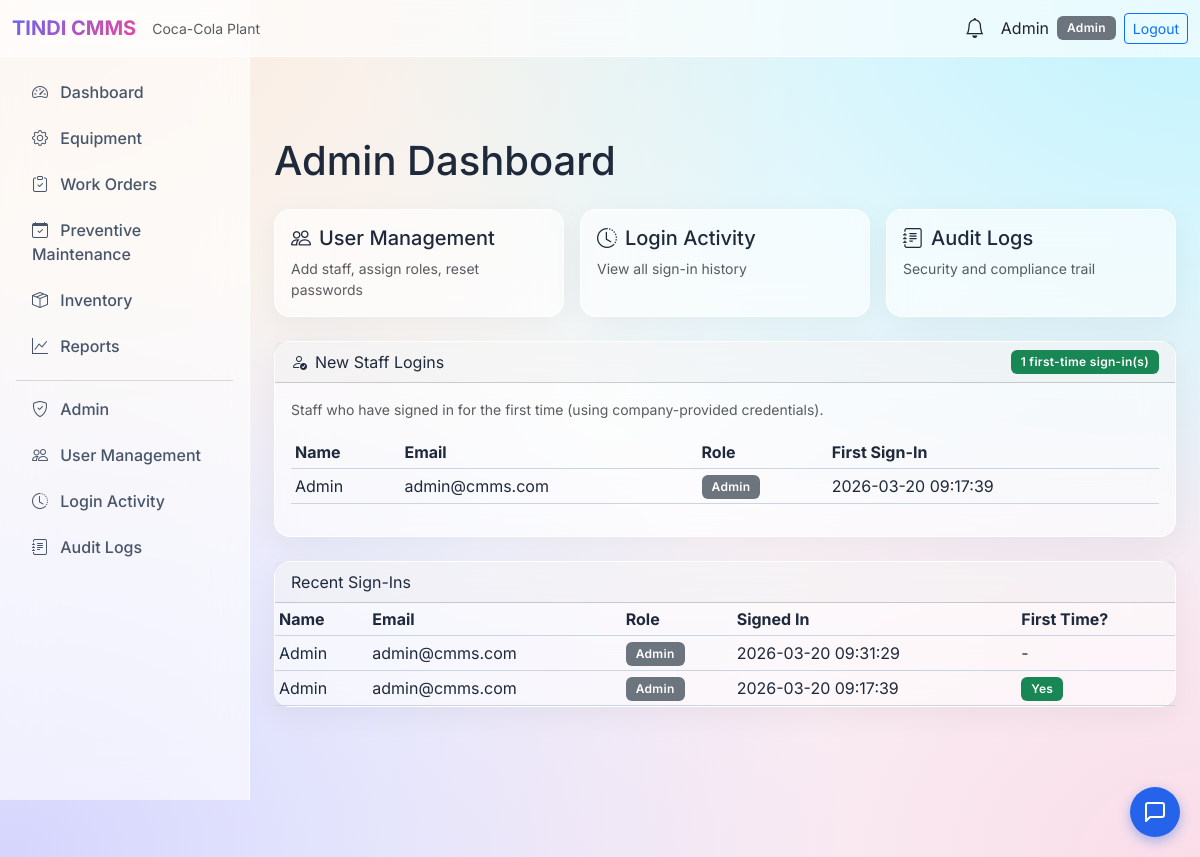
Page /admin (signed in) on the earlier database version.
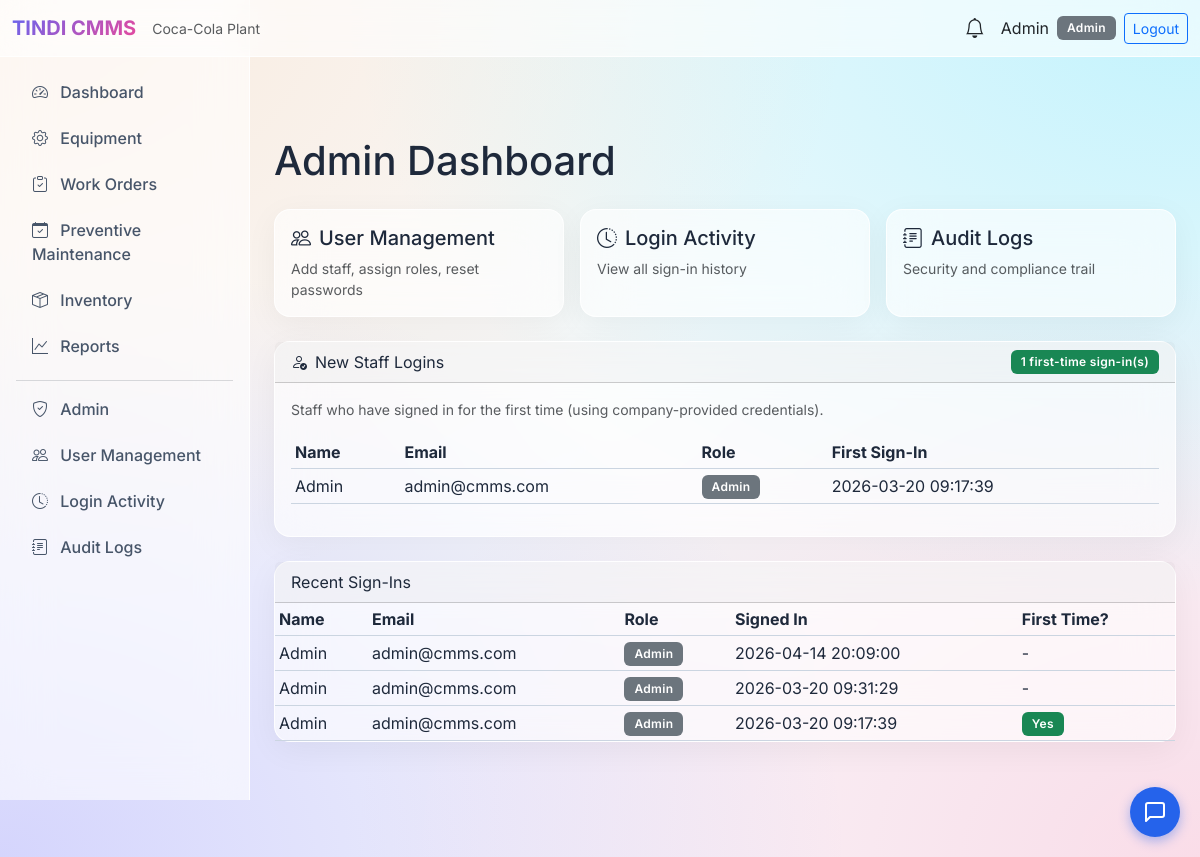
Same page on the later database version.
### tables this page shows
CREATE TABLE login_activity (
    id INTEGER PRIMARY KEY AUTOINCREMENT,
    user_id INTEGER NOT NULL,
    login_at TIMESTAMP DEFAULT CURRENT_TIMESTAMP,
    ip_address TEXT,
    is_first_login INTEGER DEFAULT 1,
    FOREIGN KEY (user_id) REFERENCES users(id) ON DELETE CASCADE
);

CREATE TABLE users (
    id INTEGER PRIMARY KEY AUTOINCREMENT,
    name TEXT NOT NULL,
    email TEXT UNIQUE NOT NULL,
    password_hash TEXT NOT NULL,
    role TEXT NOT NULL CHECK(role IN ('Admin', 'Maintenance Manager', 'Technician', 'Store Manager')),
    is_active INTEGER DEFAULT 1,
    created_at TIMESTAMP DEFAULT CURRENT_TIMESTAMP,
    updated_at TIMESTAMP DEFAULT CURRENT_TIMESTAMP
, last_login TIMESTAMP, password TEXT);

### app/routes/admin_routes.py (the view)
@admin_bp.route('/admin')
@login_required
@role_required('Admin')
def dashboard():
    recent = get_recent_logins(limit=30)
    new_logins = [r for r in recent if r.get('is_first_login')]
    return render_template('admin/dashboard.html', recent_logins=recent, new_logins=new_logins)

### app/models/login_activity.py (called while the page is built, shortened)
def get_recent_logins(limit=50, first_time_only=False):
    return execute_query(
        """SELECT la.*, u.name, u.email, u.role FROM login_activity la
           JOIN users u ON la.user_id = u.id
           ORDER BY la.login_at DESC LIMIT ?""",
        (limit,), fetch_all=True
    )

### app/models/notification.py (called while the page is built)
def get_unread(user_id):
    return execute_query(
        "SELECT * FROM notifications WHERE user_id = ? AND is_read = 0 ORDER BY created_at DESC",
        (user_id,), fetch_all=True
    )

### app/models/user.py (called while the page is built)
def get_by_id(user_id):
    return execute_query(
        "SELECT id, name, email, role, is_active FROM users WHERE id = ?",
        (user_id,), fetch_one=True
    )

### app/routes/auth_routes.py (called while the page is built)
def login_required(f):
    @wraps(f)
    def decorated(*args, **kwargs):
        if 'user_id' not in session:
            flash('Please log in to access this page.', 'warning')
            return redirect(url_for('auth.login'))
        return f(*args, **kwargs)
    return decorated

### database/db.py (called while the page is built)
def get_connection():
    conn = sqlite3.connect(DATABASE)
    conn.row_factory = sqlite3.Row
    conn.execute("PRAGMA foreign_keys = ON")
    return conn

### templates/admin/dashboard.html (shortened to what this page needs)
{% extends "base.html" %}
{% block content %}
<h1 class="mb-4">Admin Dashboard</h1>
<div class="row g-3 mb-4">
    <div class="col-md-4">
        <a href="{{ url_for('admin.users') }}" class="text-decoration-none">
            <div class="card h-100 hover-shadow">
                <div class="card-body">
                    <h5><i class="bi bi-people me-2"></i>User Management</h5>
                    <p class="text-muted mb-0 small">Add staff, assign roles, reset passwords</p>
                </div>
            </div>
        </a>
    </div>
    <div class="col-md-4">
        <a href="{{ url_for('admin.login_activity') }}" class="text-decoration-none">
            <div class="card h-100 hover-shadow">
                <div class="card-body">
                    <h5><i class="bi bi-clock-history me-2"></i>Login Activity</h5>
                    <p class="text-muted mb-0 small">View all sign-in history</p>
                </div>
            </div>
        </a>
    </div>
    <div class="col-md-4">
        <a href="{{ url_for('audit.audit_logs') }}" class="text-decoration-none">
            <div class="card h-100 hover-shadow">
                <div class="card-body">
                    <h5><i class="bi bi-journal-text me-2"></i>Audit Logs</h5>
                    <p class="text-muted mb-0 small">Security and compliance trail</p>
                </div>
            </div>
        </a>
    </div>
</div>
<div class="card mb-4">
    <div class="card-header d-flex justify-content-between align-items-center">
        <span><i class="bi bi-person-check me-2"></i>New Staff Logins</span>
        <span class="badge bg-success">{{ new_logins|length }} first-time sign-in(s)</span>
    </div>
    <div class="card-body">
        <p class="text-muted small">Staff who have signed in for the first time (using company-provided credentials).</p>
        {% if new_logins %}
        <div class="table-responsive">
            <table class="table table-dark table-sm">
                <thead>
                    <tr>
                        <th>Name</th>
                        <th>Email</th>
                        <th>Role</th>
                        <th>First Sign-In</th>
                    </tr>
                </thead>
                <tbody>
                    {% for l in new_logins[:20] %}
                    <tr>
                        <td>{{ l.name }}</td>
                        <td>{{ l.email }}</td>
                        <td><span class="badge bg-secondary">{{ l.role }}</span></td>
                        <td>{{ l.login_at }}</td>
                    </tr>
                    {% endfor %}
                </tbody>
            </table>
        </div>
        {% else %}
        <p class="mb-0 text-muted">No first-time logins yet.</p>
        {% endif %}
    </div>
</div>
<div class="card">
    <div class="card-header">Recent Sign-Ins</div>
    <div class="table-responsive">
        <table class="table table-dark table-sm mb-0">
            <thead>
                <tr>
                    <th>Name</th>
                    <th>Email</th>
                    <th>Role</th>
                    <th>Signed In</th>
                    <th>First Time?</th>
                </tr>
            </thead>
            <tbody>
                {% for l in recent_logins[:15] %}
                <tr>
                    <td>{{ l.name }}</td>
                    <td>{{ l.email }}</td>
                    <td><span class="badge bg-secondary">{{ l.role }}</span></td>
                    <td>{{ l.login_at }}</td>
                    <td>{% if l.is_first_login %}<span class="badge bg-success">Yes</span>{% else %}-{% endif %}</td>
                </tr>
                {% else %}
                <tr><td colspan="5" class="text-muted">No login activity yet.</td></tr>
                {% endfor %}
            </tbody>
        </table>
    </div>
</div>
{% endblock %}

Differences in the rows shown:
added login_activity: name "Admin", email "admin@cmms.com", role "Admin", login_at "2026-04-14 20:09:00"
